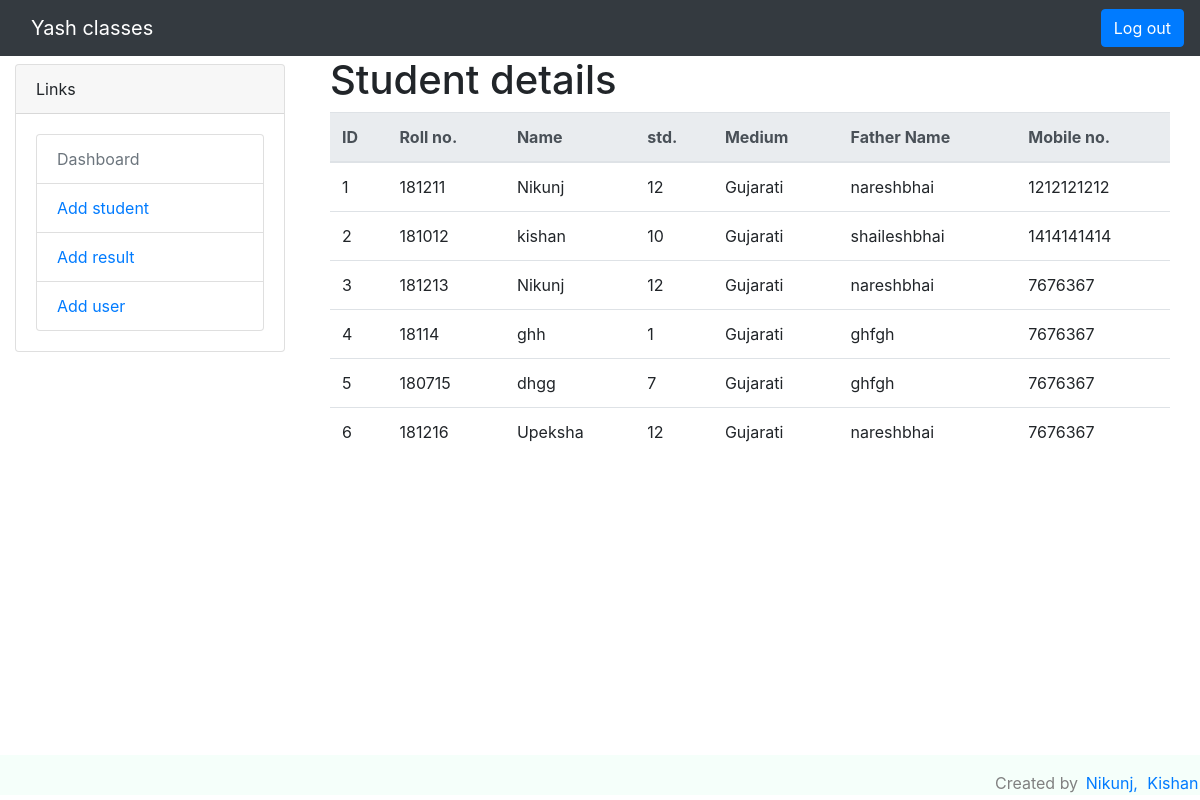
/dashboard.php, run on an earlier commit of the app's database.
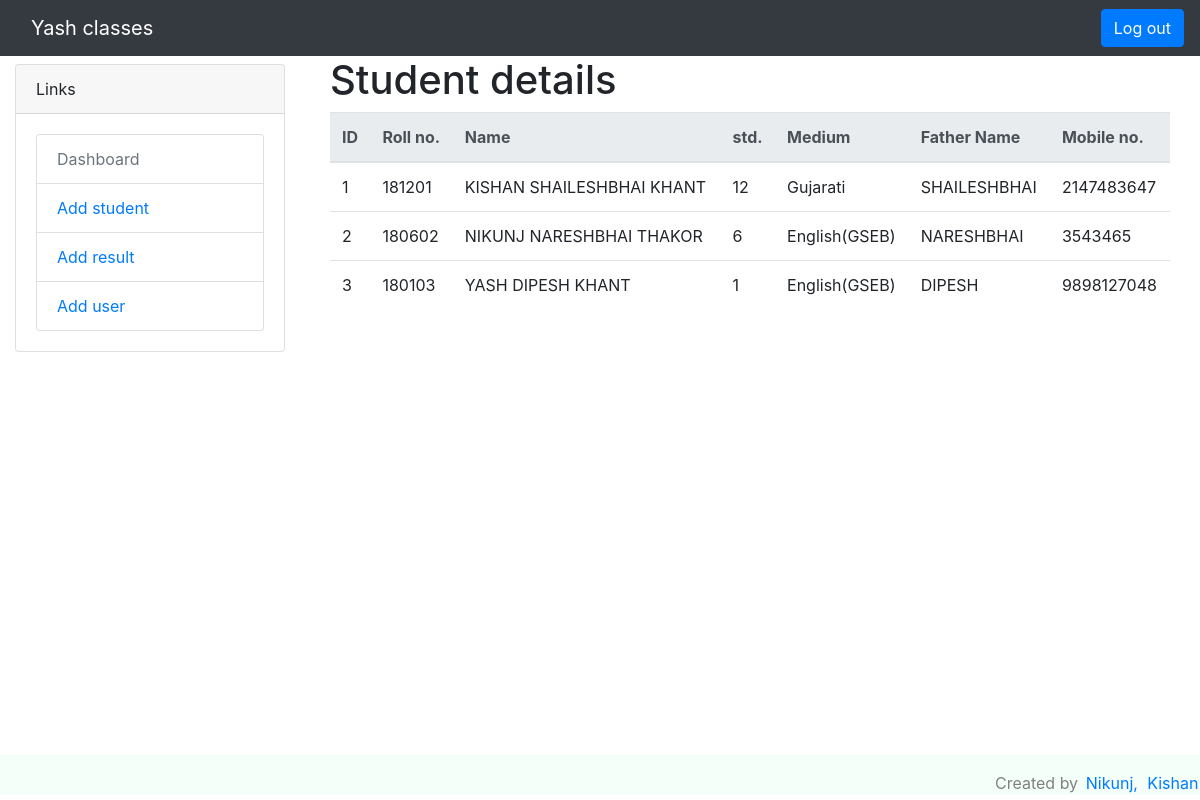
And on a later commit of the database.
### tables this page shows
CREATE TABLE `students` (
  `id` int(255) NOT NULL,
  `roll_no` int(255) NOT NULL,
  `student_name` varchar(255) NOT NULL,
  `std` int(255) NOT NULL,
  `medium` varchar(255) NOT NULL,
  `birthdate` date NOT NULL,
  `father_name` varchar(255) NOT NULL,
  `father_no` varchar(15) NOT NULL,
  `mother_name` varchar(255) NOT NULL,
  `mother_no` varchar(15) NOT NULL,
  `address` varchar(255) NOT NULL
);

### dashboard.php (the view, shortened to what this page needs)
<?php
    require_once('connection.php');
    $select_query="SELECT * FROM students";
    $select_run = mysqli_query($conn,$select_query);
?>
<!DOCTYPE html>
<html lang="en" dir="ltr">
    <head>
    	<link rel="stylesheet" href="https://maxcdn.bootstrapcdn.com/bootstrap/4.0.0/css/bootstrap.min.css">
    	<link href="style.css" rel="stylesheet">
    </head>
    <body>
        <nav class="navbar navbar-dark navbar-expand-md bg-dark">
            <div class="container-fluid">
                <a href="index.php" class="navbar-brand">Yash classes</a>
            </div>
            <ul class="navbar-nav">
            <a href="index.php" type="button" class="btn btn-primary " >Log out</a>
        </ul>
        </nav>
        <div class="container-fluid">
            <div class="row">
                <div class="col-md-3">
                    <div class="card">
                        <div class="card-header">
                            Links
                        </div>
                        <div class="card-body">
                            <ul class="list-group">
                                <a href="" class="list-group-item disabled">Dashboard</a>
                                <a href="add_student.php" class="list-group-item">Add student</a>
                                <a href="add_result.php" class="list-group-item">Add result</a>
                                <a href="add_user.php" class="list-group-item">Add user</a>
                            </ul>
                        </div>
                    </div>
                </div>
                <div class="col-md-9">
                    <div class="container-fluid">
                        <h1>Student details</h1>
                        <div class="table-responsive">
                            <table class="table">
                                <thead class="thead-light">
                                    <tr>
                                        <th scope="col">ID</th>
                                        <th scope="col">Roll no.</th>
                                        <th scope="col">Name</th>
                                        <th scope="col">std.</th>
                                        <th scope="col">Medium</th>
                                        <th scope="col">Father Name</th>
                                        <th scope="col">Mobile no.</th>
                                    </tr>
                                </thead>
                                <tbody>
                                    <?php
                                        while($select_row = mysqli_fetch_array($select_run)){
                                            echo "<tr>";
                                            echo "<td>".$select_row['id']."</td>";
                                            echo "<td>".$select_row['roll_no']."</td>";
                                            echo "<td>".$select_row['student_name']."</td>";
                                            echo "<td>".$select_row['std']."</td>";
                                            echo "<td>".$select_row['medium']."</td>";
                                            echo "<td>".$select_row['father_name']."</td>";
                                            echo "<td>".$select_row['father_no']."</td>";
                                            echo "</tr>";
                                        }
                                     ?>
                                </tbody>
                            </table>
                        </div>
                    </div>
                </div>
            </div>
        </div>
        <footer class="page-footer font-small unique-color-dark pt-4">
    <div class="footer  py-3" align="right">Created by
      <a href="https://plus.google.com/103929880037258813858">Nikunj,</a>
      <a href="https://plus.google.com/100510913946087775138"> Kishan</a>
    </div>
  </footer>
    </body>
</html>

### CSS/style.css (style rules this page uses)
.card { margin-top: .5rem; margin-bottom: .6rem; }
.footer { background-color: #F5FFFA; color: #808080; position: fixed; margin-bottom: .3rem; flex: 0 0 auto; bottom:0px; height: 40px; width: 100%; padding-top: 2rem; }
.footer a { margin-left: .2rem; margin-right: .1rem; }

What changed in the data, as far as the page shows it:
removed students: id "4", roll_no "18114", student_name "ghh", std "1", medium "Gujarati", father_name "ghfgh", father_no "7676367"
removed students: id "5", roll_no "180715", student_name "dhgg", std "7", medium "Gujarati", father_name "ghfgh", father_no "7676367"
removed students: id "6", roll_no "181216", student_name "Upeksha", std "12", medium "Gujarati", father_name "nareshbhai", father_no "7676367"
changed students "Gujarati": roll_no "181211" → "181201"; student_name "Nikunj" → "KISHAN SHAILESHBHAI KHANT"; father_name "nareshbhai" → "SHAILESHBHAI"; father_no "1212121212" → "2147483647"
changed students id 2: roll_no "181012" → "180602"; student_name "kishan" → "NIKUNJ NARESHBHAI THAKOR"; std "10" → "6"; medium "Gujarati" → "English(GSEB)"; father_name "shaileshbhai" → "NARESHBHAI"; father_no "1414141414" → "3543465"
changed students id 3: roll_no "181213" → "180103"; student_name "Nikunj" → "YASH DIPESH KHANT"; std "12" → "1"; medium "Gujarati" → "English(GSEB)"; father_name "nareshbhai" → "DIPESH"; father_no "7676367" → "9898127048"
